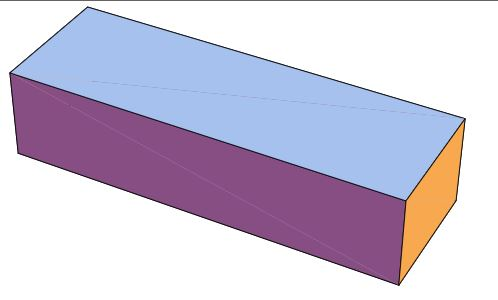
#> input picture resources/plainbox2.jpg, 498 x 300 px, found by its file name
$ python photomosaic.py
#> lines starting #> are read from the running program, lines starting #| are printed output that depends on the picture; after the words box and inside, x2 and y2 are one past the last pixel; in counts of white or black regions, pixels touching at a corner belong together; long printed decimals are rounded
#> further down, image is the input picture: shape (300, 498, 3); mean B, G, R 216.4, 196.7, 204.2
#| (300, 498, 3)
### utils.py
import cv2
import numpy as np
from scipy.spatial import distance as dist

def resizeImage(img, factor):
#> called with factor = 0.69
    return cv2.resize(img, (0, 0), fx=factor, fy=factor)

def grayConvert(img):
    return cv2.cvtColor(img,cv2.COLOR_RGB2GRAY)
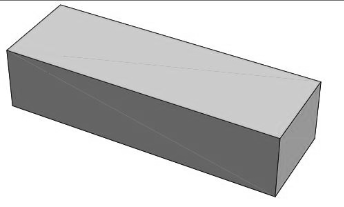
#> returned value: shape (207, 344); min 16, max 255, mean 203.3

def noiseRemoval(img):
    return cv2.bilateralFilter(img, 11, 17, 17)

def noiseRemoval(img, d, sigmaColor, sigmaSpace):
#> called with d = 20, sigmaColor = 20, sigmaSpace = 20
    return cv2.bilateralFilter(img, d, sigmaColor, sigmaSpace)

def CannyEdge (img):
    return cv2.Canny(img, 30, 200)

def CannyEdge (img, lower_t, higher_t):
#> called with lower_t = 100, higher_t = 200
    return cv2.Canny(img, lower_t, higher_t)
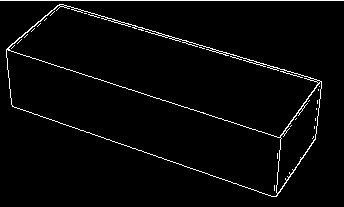
#> returned value: shape (207, 344); 2.8% white in thin lines or dots

def drawAndPauseImage(img, title):
    cv2.imshow(title, img)
    cv2.waitKey(0)


def order_points(pts):
	# sort the points based on their x-coordinates
	xSorted = pts[np.argsort(pts[:, 0]), :]
	# grab the left-most and right-most points from the sorted
	# x-roodinate points
	leftMost = xSorted[:2, :]
	rightMost = xSorted[2:, :]
	# now, sort the left-most coordinates according to their
	# y-coordinates so we can grab the top-left and bottom-left
	# points, respectively
	leftMost = leftMost[np.argsort(leftMost[:, 1]), :]
	(tl, bl) = leftMost
	# now that we have the top-left coordinate, use it as an
	# anchor to calculate the Euclidean distance between the
	# top-left and right-most points; by the Pythagorean
	# theorem, the point with the largest distance will be
	# our bottom-right point
	D = dist.cdist(tl[np.newaxis], rightMost, "euclidean")[0]
	(br, tr) = rightMost[np.argsort(D)[::-1], :]
	# return the coordinates in top-left, top-right,
	# bottom-right, and bottom-left order
	return np.array([tl, tr, br, bl], dtype="float32")

def four_point_transform(image, pts):
	# obtain a consistent order of the points and unpack them
	# individually
	rect = order_points(pts)
	(tl, tr, br, bl) = rect
	# compute the width of the new image, which will be the
	# maximum distance between bottom-right and bottom-left
	# x-coordiates or the top-right and top-left x-coordinates
	widthA = np.sqrt(((br[0] - bl[0]) ** 2) + ((br[1] - bl[1]) ** 2))
	widthB = np.sqrt(((tr[0] - tl[0]) ** 2) + ((tr[1] - tl[1]) ** 2))
	maxWidth = max(int(widthA), int(widthB))
	# compute the height of the new image, which will be the
	# maximum distance between the top-right and bottom-right
	# y-coordinates or the top-left and bottom-left y-coordinates
	heightA = np.sqrt(((tr[0] - br[0]) ** 2) + ((tr[1] - br[1]) ** 2))
	heightB = np.sqrt(((tl[0] - bl[0]) ** 2) + ((tl[1] - bl[1]) ** 2))
	maxHeight = max(int(heightA), int(heightB))
	# now that we have the dimensions of the new image, construct
	# the set of destination points to obtain a "birds eye view",
	# (i.e. top-down view) of the image, again specifying points
	# in the top-left, top-right, bottom-right, and bottom-left
	# order
	dst = np.array([
		[0, 0],
		[maxWidth - 1, 0],
		[maxWidth - 1, maxHeight - 1],
		[0, maxHeight - 1]], dtype = "float32")
	# compute the perspective transform matrix and then apply it
	M = cv2.getPerspectiveTransform(rect, dst)
	warped = cv2.warpPerspective(image, M, (maxWidth, maxHeight))
	# return the warped image
	return warped

### photomosaic.py
import cv2
import imutils
import utils
import numpy as np
import argparse

image = cv2.imread("resources\\plainbox2.jpg")
print(image.shape)

factor = 0.69
resized_image = utils.resizeImage(image, factor)
gray_image = utils.grayConvert(resized_image)
noise_reduced = utils.noiseRemoval(gray_image, 20,20,20)
utils.drawAndPauseImage(noise_reduced, "Noise Reduced")
canny_edge = utils.CannyEdge(noise_reduced, 100, 200)
utils.drawAndPauseImage(canny_edge, "Canny Edge")


contours = cv2.findContours(canny_edge.copy(), cv2.RETR_TREE, cv2.CHAIN_APPROX_SIMPLE)
#> contours = 55 contours, 51 with area under 20; largest, box (x1, y1, x2, y2) and area: (6, 4, 322, 197) 35374, (8, 5, 319, 138) 17362, (6, 49, 282, 197) 15620, (276, 81, 322, 194) 2037
contours = imutils.grab_contours(contours)
contours = sorted(contours, key=cv2.contourArea, reverse=True)[:50]
#> contours = 50 contours, 46 with area under 20; largest, box (x1, y1, x2, y2) and area: (6, 4, 322, 197) 35374, (8, 5, 319, 138) 17362, (6, 49, 282, 197) 15620, (276, 81, 322, 194) 2037
rectangleContourList = []

contour_number = 0;
for c in contours:
     perim = cv2.arcLength(c, True)
     #print("For contour ", countour_number, " perim is ", perim)

     area = cv2.contourArea(c)
     #print("For contour ", countour_number, " area is ", area)

     epsilon = 0.01*perim;

     approx = cv2.approxPolyDP(c, epsilon, True)
     #print("For contour ", countour_number, " approx is ", approx)

     type = "unknown"
     i, j = approx[0][0]
     if len(approx) == 3:
         type = 'Triangle'
     elif len(approx) == 4:
         type = 'Rectangle'
     elif len(approx) == 5:
         type = 'Pentagon'
     elif 6 < len(approx) < 15:
         type = 'Eclipse'
     else:
         type = 'Circle'

     print("contour ", contour_number, "is type ", type, " perim is ", perim, " area is ", area)
     if(type=='Rectangle' or type=='Pentagon'):
        temp_image = cv2.drawContours(resized_image.copy(), [approx], 0, (0, 255, 0), 3)
        #utils.drawAndPauseImage(temp_image, "Temp Contour "+str(contour_number))


     contour_number = contour_number + 1
     if len(approx) == 4:
         rectangleContourList.append(approx)
         print("Added contour ", contour_number, " to rectangularContourList")
#> this loop made 50 passes
#> (perim, area, epsilon, approx, type, i, j) on passes 2 to 4: (1022.6, 17361.5, 10.23, [[8, 48], [70, 6], [318, 83], [277, 137]], 'Rectangle', 8, 48), (731.8, 15619.5, 7.32, [[6, 50], [280, 137], [277, 194], [14, 107]], 'Rectangle', 6, 50), (312.5, 2037, 3.13, [[320, 81], [315, 138], [277, 193], [280, 136]], 'Rectangle', 320, 81)
#> (perim, area, epsilon, type, i, j) on pass 1: (859.9, 35374.5, 8.6, 'Circle', 6, 49)
#| contour  0 is type  Circle  perim is  859.938  area is  35374.5
#| contour  1 is type  Rectangle  perim is  1022.590  area is  17361.5
#| Added contour  2  to rectangularContourList
#| contour  2 is type  Rectangle  perim is  731.772  area is  15619.5
#| Added contour  3  to rectangularContourList
#| contour  3 is type  Rectangle  perim is  312.534  area is  2037.0
#| Added contour  4  to rectangularContourList
#| contour  4 is type  Eclipse  perim is  18.485  area is  15.0
#| contour  5 is type  Eclipse  perim is  18.485  area is  15.0
#| contour  6 is type  Circle  perim is  13.314  area is  10.0
#> (further printed lines are left out)
#> pass 2, `temp_image = cv2.drawContours(resized_image.copy(), [approx], 0, (0, 2..`:
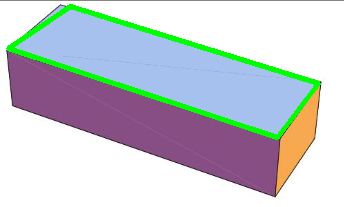
#> temp_image: shape (207, 344, 3); mean B, G, R 206.5, 200.9, 196.5
#> pass 3, `temp_image = cv2.drawContours(resized_image.copy(), [approx], 0, (0, 2..`:
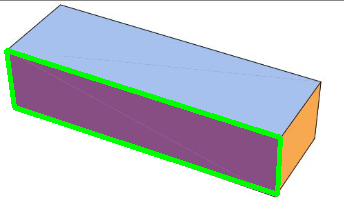
#> temp_image: shape (207, 344, 3); mean B, G, R 209, 203.2, 197
#> after the loop, contour_number = 50; rectangleContourList = 4 contours, 1 with area under 20; largest, box (x1, y1, x2, y2) and area: (8, 6, 319, 138) 16682, (6, 50, 281, 195) 15087, (277, 81, 321, 194) 2003
         #break

# If we get here, hopefully we found a rectangle
if len(rectangleContourList) >= 3:
    print("Found ", len(rectangleContourList), " rectangles")
#| Found  4  rectangles
    for r in [0, 1, 2]:
        rectCoordinates = rectangleContourList[r]
        cntrim = cv2.drawContours(resized_image.copy(), [rectCoordinates], -1, (0, 255, 0), 3)
        utils.drawAndPauseImage(cntrim, "Rectangle " + str(r))
        print(rectCoordinates)
        print(rectCoordinates.reshape(4, 2))
        print(utils.order_points(rectCoordinates.reshape(4, 2)))
        transformedImage = utils.four_point_transform(image, rectCoordinates.reshape(4, 2) / factor)
        utils.drawAndPauseImage(transformedImage, "Transformed Rectangle " + str(r))
#> this loop made 3 passes
#> (rectCoordinates, widthA in four_point_transform, widthB in four_point_transform) on passes 1, 3: ([[8, 48], [70, 6], [318, 83], [277, 137]], 452.1, 355), ([[320, 81], [315, 138], [277, 193], [280, 136]], 173.9, 50.81)
#> (rectCoordinates, widthA in four_point_transform) on pass 2: ([[6, 50], [280, 137], [277, 194], [14, 107]], 401.5)
#> (printed output is left out)
#> pass 1, in four_point_transform, `warped = cv2.warpPerspective(image, M, (maxWidth, maxHeight))`:
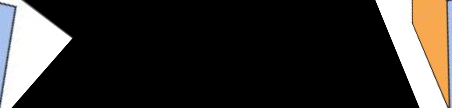
#> warped: shape (108, 452, 3); mean B, G, R 45, 48.1, 51.2
#> pass 2, in four_point_transform (call 2), `warped = cv2.warpPerspective(image, M, (maxWidth, maxHeight))`:
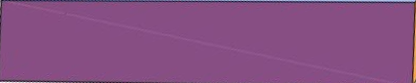
#> warped: shape (83, 416, 3); mean B, G, R 130.3, 78.7, 133.3
#> pass 3, in four_point_transform (call 3), `warped = cv2.warpPerspective(image, M, (maxWidth, maxHeight))`:
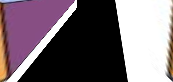
#> warped: shape (82, 173, 3); mean B, G, R 112.6, 104.8, 117.6
else:
    print('Did not find any rectangle')

$ run again, with resources/8504216bfc2f1b14d58ef32892651935.jpg copied over resources/plainbox2.jpg
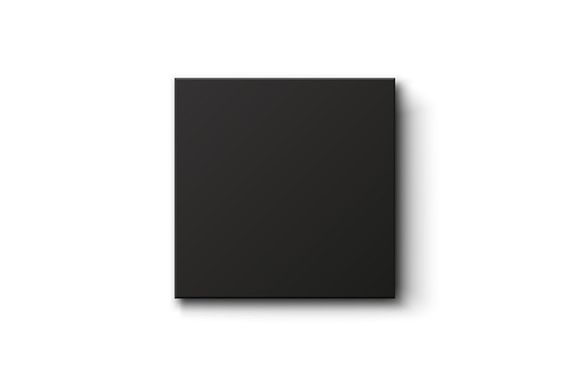
#> input picture resources/8504216bfc2f1b14d58ef32892651935.jpg, 563 x 375 px, found by its file name
#> image is the input picture: shape (375, 563, 3); mean B, G, R 200.6, 201, 201.2
#| (375, 563, 3)
#> in CannyEdge, `return cv2.Canny(img, lower_t, higher_t)`:
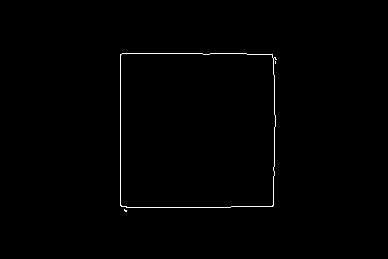
#> returned value: shape (259, 388); 0.62% white in thin lines or dots, all inside (x1, y1, x2, y2) = (120, 53, 277, 212)
#> contours = 4 contours, 2 with area under 20; largest, box (x1, y1, x2, y2) and area: (120, 53, 277, 208) 23584, (120, 53, 276, 208) 23578
#> the loop `for c in contours:` made 4 passes
#> (perim, area, epsilon, approx, type, i, j) on passes 1 to 2: (622.9, 23584.5, 6.23, [[120, 54], [121, 206], [273, 205], [272, 54]], 'Rectangle', 120, 54), (610.9, 23578.5, 6.11, [[122, 53], [272, 55], [271, 206], [120, 204]], 'Rectangle', 122, 53)
#> (printed output is left out)
#> pass 1, `temp_image = cv2.drawContours(resized_image.copy(), [approx], 0, (0, 2..`:
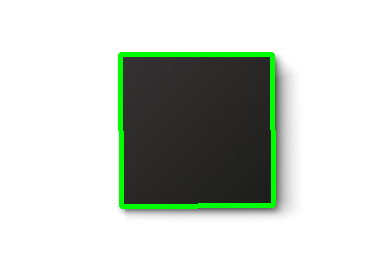
#> temp_image: shape (259, 388, 3); mean B, G, R 197.9, 205.9, 198.5
#> after the loop `for c in contours:`: contour_number = 4; rectangleContourList = 2 contours; box (x1, y1, x2, y2) and area: (120, 54, 274, 207) 23028, (120, 53, 273, 207) 22728

$ run again, with resources/mrin.JPG copied over resources/plainbox2.jpg
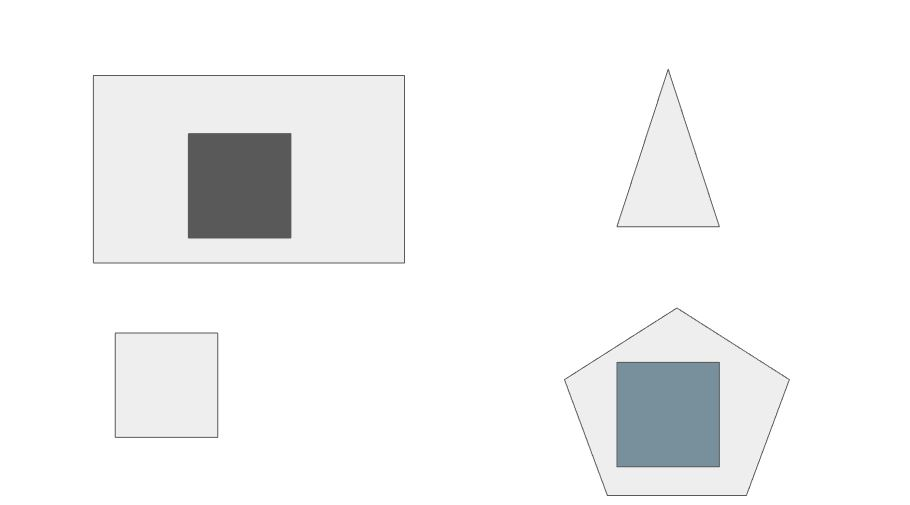
#> input picture resources/mrin.JPG, 910 x 505 px, found by its file name
#> image is the input picture: shape (505, 910, 3); mean B, G, R 244.7, 244.4, 243.8
#| (505, 910, 3)
#> in CannyEdge, `return cv2.Canny(img, lower_t, higher_t)`:
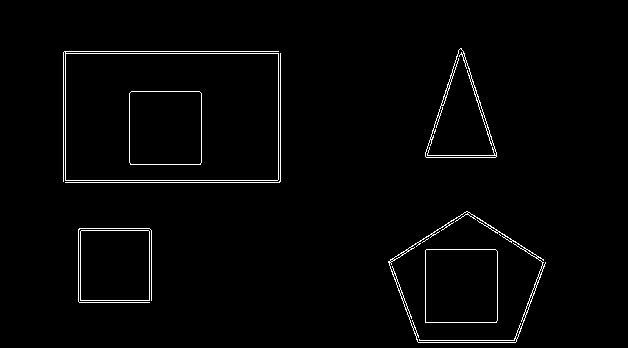
#> returned value: shape (348, 628); 1.8% white in thin lines or dots, all inside (x1, y1, x2, y2) = (63, 48, 546, 343)
#> `contours = cv2.findContours(canny_edge.copy(), cv2.RETR_TREE, cv2.CHAI..`: contours = 86 contours, 69 with area under 20; largest, box (x1, y1, x2, y2) and area: (63, 51, 279, 182) 27052, (65, 53, 279, 181) 27049, (388, 211, 546, 343) 14296, (389, 211, 543, 343) 13800, (425, 249, 498, 323) 5252
#> `contours = sorted(contours, key=cv2.contourArea, reverse=True)[:50]`: contours = 50 contours, 33 with area under 20; largest, box (x1, y1, x2, y2) and area: (63, 51, 279, 182) 27052, (65, 53, 279, 181) 27049, (388, 211, 546, 343) 14296, (389, 211, 543, 343) 13800, (425, 249, 498, 323) 5252
#> the loop `for c in contours:` made 50 passes
#> (perim, area, epsilon, approx, type, i, j) on passes 2, 5, 6, 7: (677.7, 27049, 6.78, [[65, 54], [277, 53], [278, 179], [66, 180]], 'Rectangle', 65, 54), (287.7, 5252, 2.88, [[426, 249], [425, 322], [496, 322], [497, 251]], 'Rectangle', 426, 249), (286.5, 5251, 2.86, [[425, 250], [495, 249], [497, 320], [426, 322]], 'Rectangle', 425, 250), (286.5, 5249, 2.86, [[131, 91], [130, 164], [200, 164], [201, 93]], 'Rectangle', 131, 91)
#> (printed output is left out)
#> after the loop `for c in contours:`: contour_number = 50; rectangleContourList = 7 contours; box (x1, y1, x2, y2) and area: (65, 53, 279, 181) 26713, (425, 249, 498, 323) 5113, (425, 249, 498, 323) 5043, (130, 91, 202, 165) 5041, (129, 91, 202, 165) 4974, (80, 230, 150, 301) 4761, (80, 230, 150, 301) 4693
#| Found  7  rectangles
#> the loop `for r in [0, 1, 2]:` made 3 passes
#> (rectCoordinates, widthA in four_point_transform, widthB in four_point_transform) on passes 1, 3: ([[65, 54], [277, 53], [278, 179], [66, 180]], 307.2, 307.2), ([[425, 250], [495, 249], [497, 320], [426, 322]], 102.9, 101.5)
#> (printed output is left out)
#> after the loop `for r in [0, 1, 2]:`:
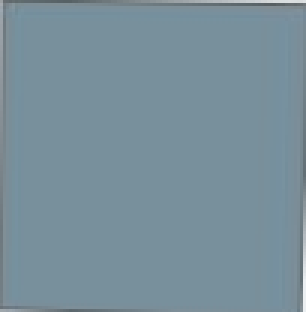
#> transformedImage: shape (104, 102, 3) (shown 3 times larger); mean B, G, R 155.1, 143.4, 120.4
